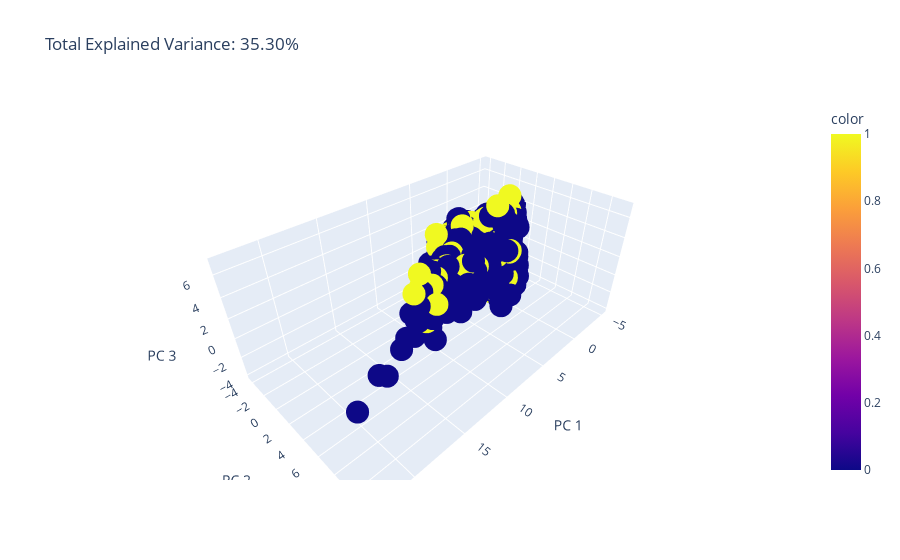

Notebook cell for this chart:
### Code cell
import plotly.express as px
from sklearn.decomposition import PCA

# df = px.data.iris()
# X = df[['sepal_length', 'sepal_width', 'petal_length', 'petal_width']]

pca = PCA(n_components=3)
components = pca.fit_transform(train_X)

total_var = pca.explained_variance_ratio_.sum() * 100

fig = px.scatter_3d(
    components, x=0, y=1, z=2, color=train_y,
    title=f'Total Explained Variance: {total_var:.2f}%',
    labels={'0': 'PC 1', '1': 'PC 2', '2': 'PC 3'}
)
fig.show()

### Figure 1 — Plotly figure (JSON) as saved in the notebook; plotly's stock layout.template omitted (floating-point values rounded to 4 significant figures; data arrays with more than 128 entries replaced by an {"elided": "..."} marker saying what was removed)
{"data": [{"hovertemplate": "PC 1=%{x}<br>PC 2=%{y}<br>PC 3=%{z}<br>color=%{marker.color}<extra></extra>", "legendgroup": "", "marker": {"color": {"elided": "11276 int values"}, "coloraxis": "coloraxis", "symbol": "circle"}, "mode": "markers", "name": "", "scene": "scene", "showlegend": false, "type": "scatter3d", "x": {"elided": "11276 float values"}, "y": {"elided": "11276 float values"}, "z": {"elided": "11276 float values"}}], "layout": {"coloraxis": {"colorbar": {"title": {"text": "color"}}, "colorscale": [[0, "#0d0887"], [0.1111, "#46039f"], [0.2222, "#7201a8"], [0.3333, "#9c179e"], [0.4444, "#bd3786"], [0.5556, "#d8576b"], [0.6667, "#ed7953"], [0.7778, "#fb9f3a"], [0.8889, "#fdca26"], [1, "#f0f921"]]}, "legend": {"tracegroupgap": 0}, "scene": {"domain": {"x": [0, 1], "y": [0, 1]}, "xaxis": {"title": {"text": "PC 1"}}, "yaxis": {"title": {"text": "PC 2"}}, "zaxis": {"title": {"text": "PC 3"}}}, "title": {"text": "Total Explained Variance: 35.30%"}}}
